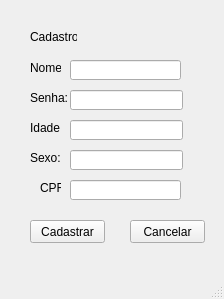
<?xml version="1.0" encoding="UTF-8"?>
<ui version="4.0">
 <class>Cadastro</class>
 <widget class="QMainWindow" name="Cadastro">
  <property name="geometry">
   <rect>
    <x>0</x>
    <y>0</y>
    <width>224</width>
    <height>299</height>
   </rect>
  </property>
  <property name="windowTitle">
   <string>MainWindow</string>
  </property>
  <widget class="QWidget" name="centralwidget">
   <widget class="QLabel" name="label">
    <property name="geometry">
     <rect>
      <x>30</x>
      <y>30</y>
      <width>47</width>
      <height>13</height>
     </rect>
    </property>
    <property name="text">
     <string>Cadastro</string>
    </property>
   </widget>
   <widget class="QLabel" name="label_2">
    <property name="geometry">
     <rect>
      <x>30</x>
      <y>60</y>
      <width>31</width>
      <height>16</height>
     </rect>
    </property>
    <property name="text">
     <string>Nome:</string>
    </property>
   </widget>
   <widget class="QLabel" name="label_3">
    <property name="geometry">
     <rect>
      <x>30</x>
      <y>90</y>
      <width>41</width>
      <height>16</height>
     </rect>
    </property>
    <property name="text">
     <string>Senha:</string>
    </property>
   </widget>
   <widget class="QLabel" name="label_4">
    <property name="geometry">
     <rect>
      <x>30</x>
      <y>120</y>
      <width>31</width>
      <height>16</height>
     </rect>
    </property>
    <property name="text">
     <string>Idade:</string>
    </property>
   </widget>
   <widget class="QLabel" name="label_5">
    <property name="geometry">
     <rect>
      <x>30</x>
      <y>150</y>
      <width>31</width>
      <height>16</height>
     </rect>
    </property>
    <property name="text">
     <string>Sexo:</string>
    </property>
   </widget>
   <widget class="QLabel" name="label_6">
    <property name="geometry">
     <rect>
      <x>40</x>
      <y>180</y>
      <width>21</width>
      <height>16</height>
     </rect>
    </property>
    <property name="text">
     <string>CPF:</string>
    </property>
   </widget>
   <widget class="QLineEdit" name="txtNome">
    <property name="geometry">
     <rect>
      <x>70</x>
      <y>60</y>
      <width>111</width>
      <height>20</height>
     </rect>
    </property>
   </widget>
   <widget class="QLineEdit" name="txtSenha">
    <property name="geometry">
     <rect>
      <x>70</x>
      <y>90</y>
      <width>113</width>
      <height>20</height>
     </rect>
    </property>
   </widget>
   <widget class="QLineEdit" name="txtIdade">
    <property name="geometry">
     <rect>
      <x>70</x>
      <y>120</y>
      <width>113</width>
      <height>20</height>
     </rect>
    </property>
   </widget>
   <widget class="QLineEdit" name="txtSexo">
    <property name="geometry">
     <rect>
      <x>70</x>
      <y>150</y>
      <width>113</width>
      <height>20</height>
     </rect>
    </property>
   </widget>
   <widget class="QLineEdit" name="txtCpf">
    <property name="geometry">
     <rect>
      <x>70</x>
      <y>180</y>
      <width>111</width>
      <height>20</height>
     </rect>
    </property>
   </widget>
   <widget class="QPushButton" name="btnCadastrar">
    <property name="geometry">
     <rect>
      <x>30</x>
      <y>220</y>
      <width>75</width>
      <height>23</height>
     </rect>
    </property>
    <property name="text">
     <string>Cadastrar</string>
    </property>
   </widget>
   <widget class="QPushButton" name="btnCancelar">
    <property name="geometry">
     <rect>
      <x>130</x>
      <y>220</y>
      <width>75</width>
      <height>23</height>
     </rect>
    </property>
    <property name="text">
     <string>Cancelar</string>
    </property>
   </widget>
  </widget>
  <widget class="QMenuBar" name="menubar">
   <property name="geometry">
    <rect>
     <x>0</x>
     <y>0</y>
     <width>224</width>
     <height>21</height>
    </rect>
   </property>
  </widget>
  <widget class="QStatusBar" name="statusbar"/>
 </widget>
 <resources/>
 <connections/>
</ui>
